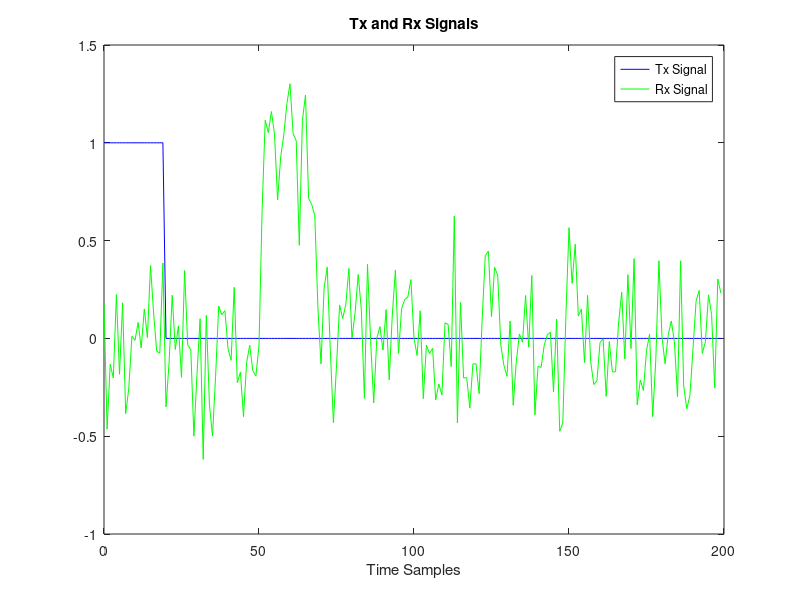
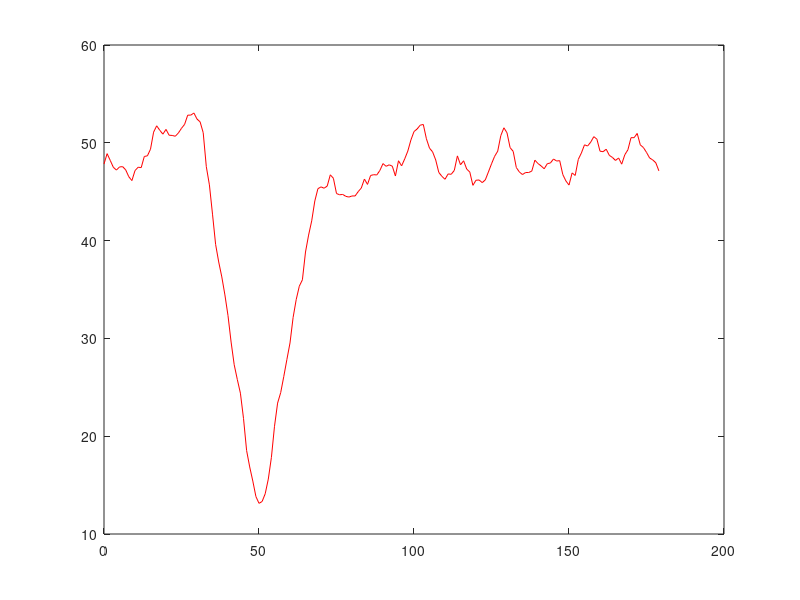

Source code (MATLAB) for these figures, in order: (Note: this script raises an error after producing the figures.)
clear all; close all; clc;

% discrete time
N =200; 
n = transpose(0:N-1);

% Tx signal s[n]
M = 20;
height = 1;
s = zeros(200,1);
s(1:M) = height; 

% Rx Signal with additive noise normally distributed, 0 mean and 0.25 variance 
n0 = 50; % delay
x = zeros(200,1);
x(n0+2:n0+M-1) = height;
x = x + 0.25*randn(200,1);

% Plotting data
figure(1);
plot(n,s,'b');
hold on
plot(n, x,'g');
title('Tx and Rx Signals');
xlabel('Time Samples');
legend('Tx Signal','Rx Signal');

% MLE
s_data = zeros(200,1);
J_vect = {};

for n0_est = 0:N-M-1
    s_data = circshift(s,n0_est);
    J = transpose(x-s_data)*(x-s_data);
    J_vect = [J_vect, J];
end

% find index of J_vect which corresponds to its minimum value
J_vect = cell2mat(J_vect);
[min, min_index] = min(J_vect)

% plotting MLE criteria
n0_est = 0:N-M-1;
figure(2);
plot(n0_est,J_vect,'r');
hold on
scatter(min_index,min,'bl');
title('MLE Objective Function');
xlabel('Lag, n0');
ylabel('J'); 